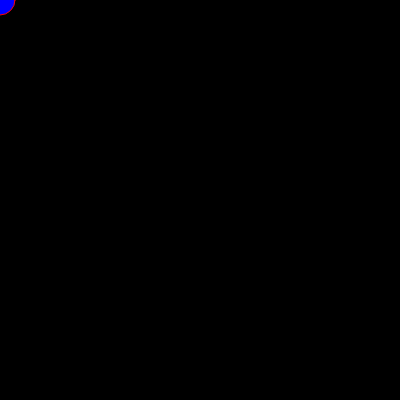
Frame 1 (no input)
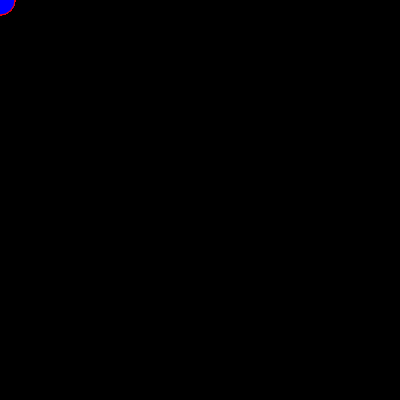
Frame 60 (no input)
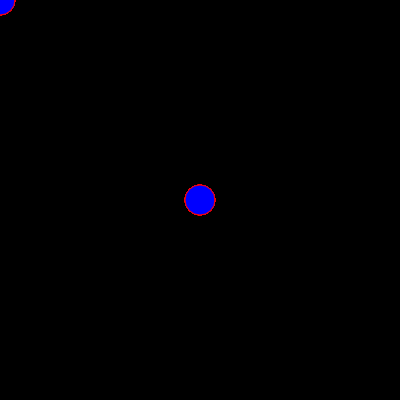
Frame 120 (the mouse pressed at the canvas centre since frame 60)

The p5.js sketch that drew these frames (run headless with seeded random() and noise() and a simulated clock; from frame 60 on, the mouse is pressed at the canvas centre):

// p5.js sketch
// ── sketch.js
//this is the same as before
function setup() {
  createCanvas(400, 400)
  background(0, 0, 0)
}


function draw() {
 // background (25, 25, 25)
  fill (0, 0, 255)        //this sets the colour of the elipse
  stroke(255, 0, 0)     //this sets the border colour of the elipse
  ellipse(mouseX, mouseY, 30, 30)
  //triangle(mouseX, mouseY, mouseY, mouseX, 200, 200)


  /*
  For ellipses:
  first input sets x coordinate
  second input sets y coordinate
  third input sets x dimension
  fourth input sets y dimension
  */

  
}
